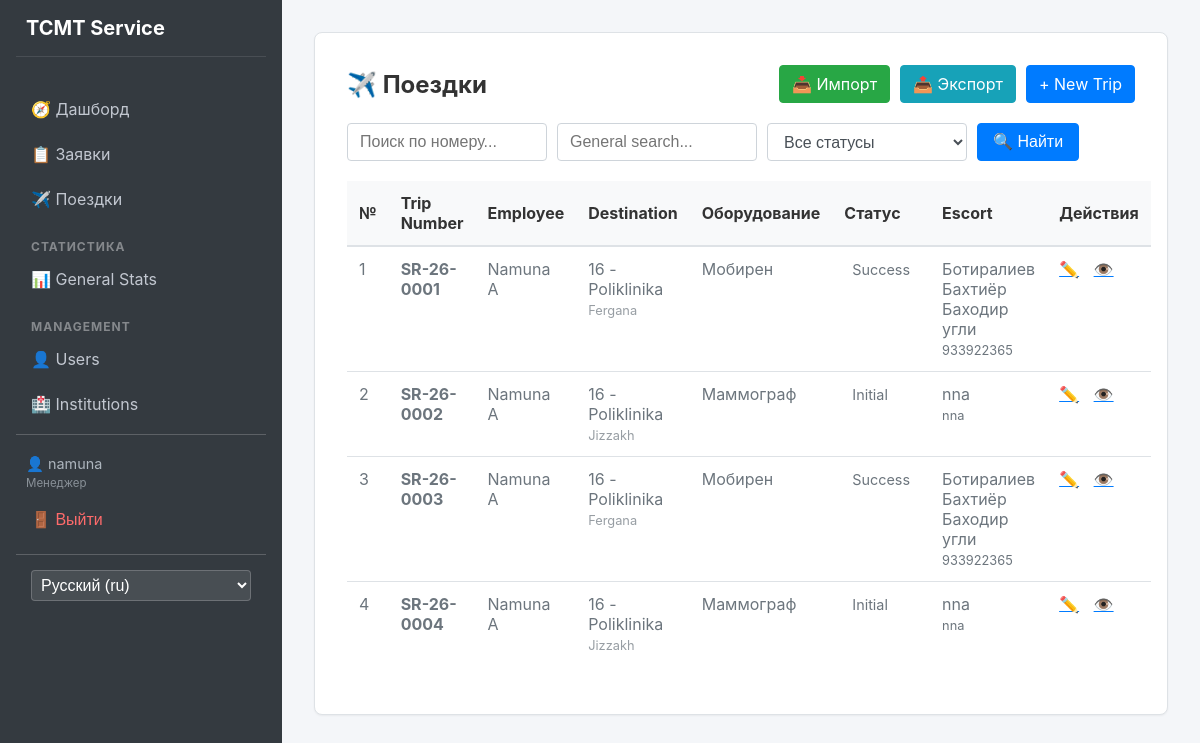
Before: /trips/ (signed in) with the older database file.
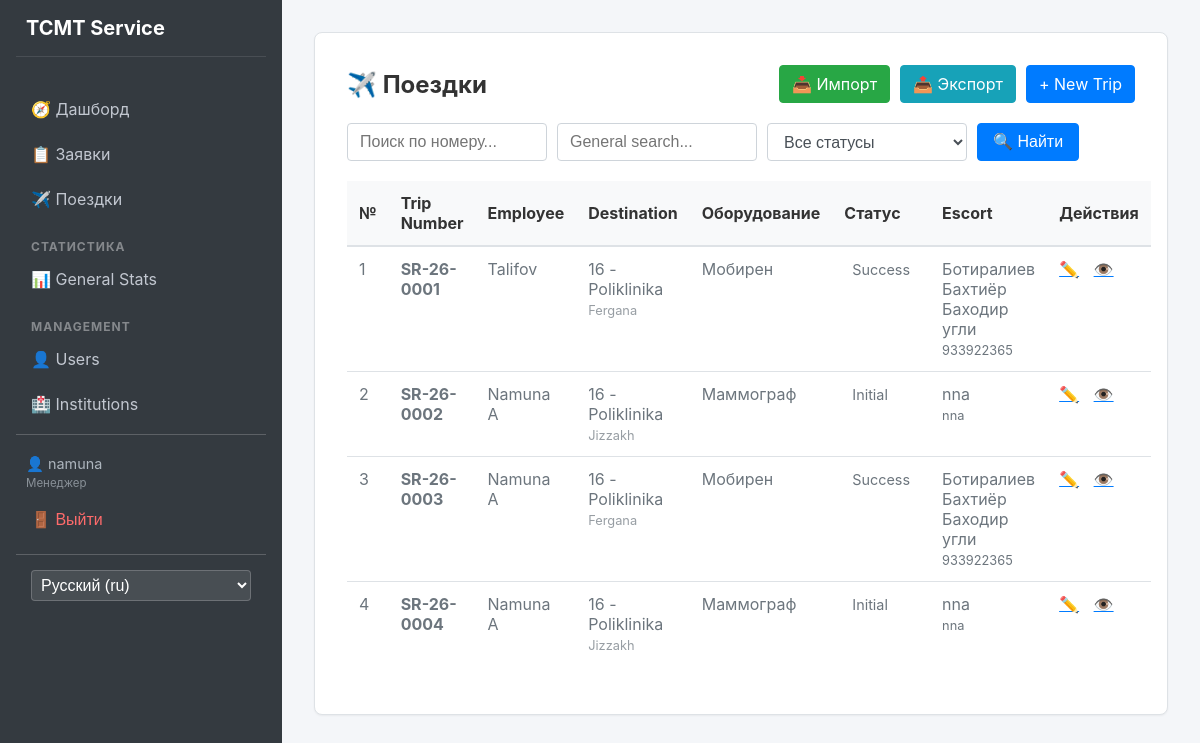
After: the same page with the newer database file.
### apps/trips/models.py (models this page shows, shortened)
class Trip(models.Model):
    created_at = models.DateField(default=datetime.date.today)
    responsible = models.ForeignKey(
        settings.AUTH_USER_MODEL,
        on_delete=models.SET_NULL,
        null=True,
        related_name='trips'
    )
    region = models.ForeignKey(Region, on_delete=models.PROTECT)
    institution = models.ForeignKey(Institution, on_delete=models.PROTECT)
    description = models.TextField()
    contact_phone = models.CharField(max_length=20)
    request_number = models.CharField(max_length=20)
    equipment_type = models.ForeignKey(EquipmentType, on_delete=models.PROTECT)
    status = models.ForeignKey(Status, on_delete=models.PROTECT)
    escort_name = models.CharField(max_length=255)
    escort_phone = models.CharField(max_length=20)
    order_number = models.CharField(
        max_length=50,
        blank=True,
        null=True
    )
    result_info = models.TextField(blank=True, null=True)

### apps/users/models.py (models this page shows, shortened)
class User(AbstractUser):
    class Role(models.TextChoices):
        ADMIN = 'admin', 'Администратор'
        MANAGER = 'manager', 'Менеджер'
        USER = 'user', 'Пользователь'
    full_name = models.CharField(max_length=255)
    passport = models.CharField(max_length=20)
    role = models.CharField(
        max_length=20,
        choices=Role.choices,
        default=Role.USER
    )

### apps/core/models.py (models this page shows, shortened)
class Institution(models.Model):
    name = models.CharField(max_length=255)
    region = models.ForeignKey(Region, on_delete=models.CASCADE)

class Region(models.Model):
    name = models.CharField(max_length=100)

class EquipmentType(models.Model):
    name = models.CharField(max_length=255)

class Status(models.Model):
    name = models.CharField(max_length=100)

### apps/trips/views.py (the view, shortened to what this page needs)
# urls.py: path('', views.TripListView.as_view(), name='list'),
class TripListView(LoginRequiredMixin, ListView):
    model = Trip
    template_name = 'trips/list.html'
    context_object_name = 'trips'
    ordering = ['-created_at']
    paginate_by = 15
    def get_queryset(self):
        queryset = super().get_queryset()
        if self.request.user.role == User.Role.USER:
            queryset = queryset.filter(responsible=self.request.user).exclude(status__name__in=CLOSED_STATUSES)
        q = self.request.GET.get('q')
        status_id = self.request.GET.get('status')
        req_num = self.request.GET.get('req_num')
        if req_num:
            if req_num.isdigit():
                padded_num = req_num.zfill(4)
                queryset = queryset.filter(request_number__icontains=padded_num)
            else:
                queryset = queryset.filter(request_number__icontains=req_num)
        if status_id:
            queryset = queryset.filter(status_id=status_id)
        return queryset
    def get_context_data(self, **kwargs):
        context = super().get_context_data(**kwargs)
        context['statuses'] = Status.objects.all()
        return context

### templates/trips/list.html (shortened to what this page needs)
{% extends 'base.html' %}
{% load i18n %}
{% block content %}
<div class="glass-container">
    <div style="display: flex; justify-content: space-between; align-items: center; margin-bottom: 20px;">
        <h2 style="color: white; margin: 0;">✈️ {% trans "Trips" %}</h2>
        {% if user.role != 'user' %}
        <div style="display: flex; gap: 10px;">
            <a href="{% url 'trips:import' %}" class="btn-primary"
                style="text-decoration: none; background-color: #28a745; border-color: #28a745;">
                📥 {% trans "Import" %}
            </a>
            <a href="{% url 'trips:export' %}" class="btn-primary"
                style="text-decoration: none; background-color: #17a2b8; border-color: #17a2b8;">
                📤 {% trans "Export" %}
            </a>
            <a href="{% url 'trips:create' %}" class="btn-primary" style="text-decoration: none;">
                + {% trans "New Trip" %}
            </a>
        </div>
        {% endif %}
    </div>
    <form method="get" style="margin-bottom: 20px; display: flex; gap: 10px;">
        <input type="text" name="req_num" placeholder="{% trans 'Search by number...' %}"
            value="{{ request.GET.req_num|default:'' }}" style="width: 200px; margin: 0;">
        <input type="text" name="q" placeholder="{% trans 'General search...' %}" value="{{ request.GET.q|default:'' }}"
            style="width: 200px; margin: 0;">
        <select name="status" style="width: 200px; margin: 0;" onchange="this.form.submit()">
            <option value="">{% trans "All Statuses" %}</option>
        </select>
        <button type="submit" class="btn-primary" style="padding: 5px 15px;">🔍 {% trans "Search" %}</button>
    </form>
    <table>
        <thead>
            <tr>
                <th>№</th>
                <th>{% trans "Trip Number" %}</th>
                <th>{% trans "Employee" %}</th>
                <th>{% trans "Destination" %}</th>
                <th>{% trans "Equipment" %}</th>
                <th>{% trans "Status" %}</th>
                <th>{% trans "Escort" %}</th>
                <th>{% trans "Actions" %}</th>
            </tr>
        </thead>
        <tbody>
            {% for trip in trips %}
            <tr>
                <td>{{ forloop.counter }}</td>
                <td><strong>{{ trip.request_number }}</strong></td>
                <td>{{ trip.responsible.full_name }}</td>
                <td>
                    {{ trip.institution.name }}<br>
                    <span style="font-size: 0.8em; opacity: 0.7;">
                        {{ trip.region.name }}
                    </span>
                </td>
                <td>{{ trip.equipment_type.name }}</td>
                <td>
                    <span style="padding: 4px 8px; border-radius: 4px;
                                 background: rgba(255,255,255,0.3); font-size: 0.9em;">
                        {{ trip.status.name }}
                    </span>
                </td>
                <td>
                    {{ trip.escort_name }}<br>
                    <span style="font-size: 0.8em;">
                        {{ trip.escort_phone }}
                    </span>
                </td>
                <td>
                    {% if user.role == 'user' and trip.status.name in closed_statuses %}
                    <span style="opacity: 0.3; margin-right: 10px;">🔒</span>
                    {% else %}
                    <a href="{% url 'trips:update' trip.pk %}" style="color: white; margin-right: 10px;">✏️</a>
                    {% endif %}
                    <a href="{% url 'trips:detail' trip.pk %}" style="color: white;">👁️</a>
                </td>
            </tr>
            {% empty %}
            <tr>
                <td colspan="8" style="text-align: center; padding: 20px;">
                    {% trans "No trips yet" %}
                </td>
            </tr>
            {% endfor %}
        </tbody>
    </table>
</div>
{% endblock %}

Changed rows visible on the page:
changed Trip "SR-26-0001": responsible.full_name "Namuna A" → "Talifov"
